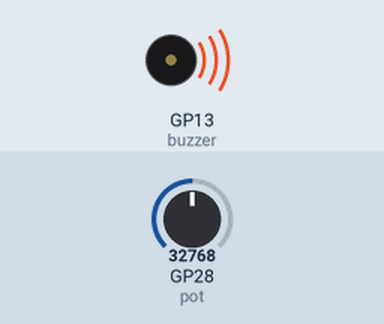
Recording of a program running on a simulated Raspberry Pi Pico running CircuitPython. Shown: buzzer (waves = sounding). Inputs (shaded band) come from the test bench; at power-on: GP28 (pot) = 32768 (analog values on the 0–65535 scale).

Above: at 0.1 s.
Timing chart, 0 to 1.6 s (numbered marks = the images above):
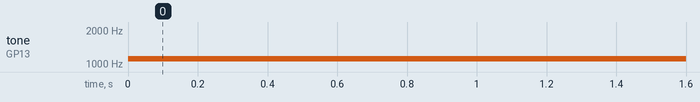

The program:

Lab17_TEST.py
```python
import board
import time
import analogio
import pwmio

buzzer = pwmio.PWMOut(board.GP13,
                      frequency=523,
                      duty_cycle=2**15,
                      variable_frequency=True)

pot = analogio.AnalogIn(board.A2)

while True:
    # 將可變電阻的值(0~65535)轉換成 262~1976
    freq = int((65535-pot.value)*1714 / 65535) + 262
    buzzer.frequency = freq
    time.sleep(0.05)
```

Measured:
- by itself, tone on GP13 (buzzer): silent → 1118 Hz at 0.00 s
